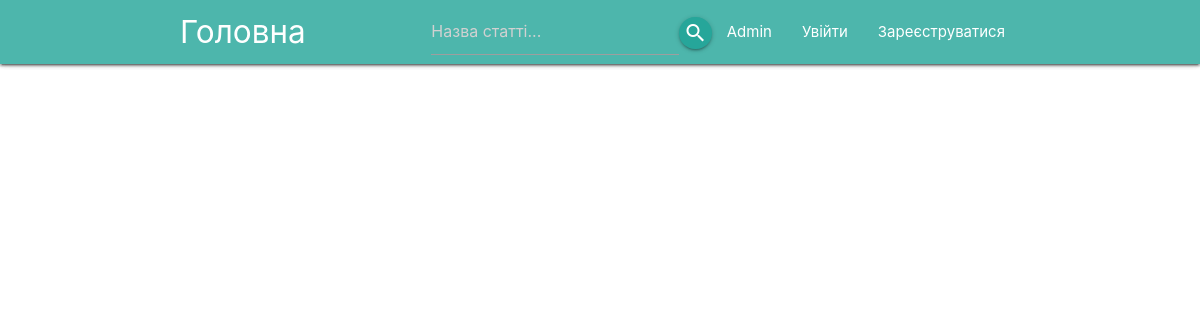
Page /category_main/ on the earlier database version.
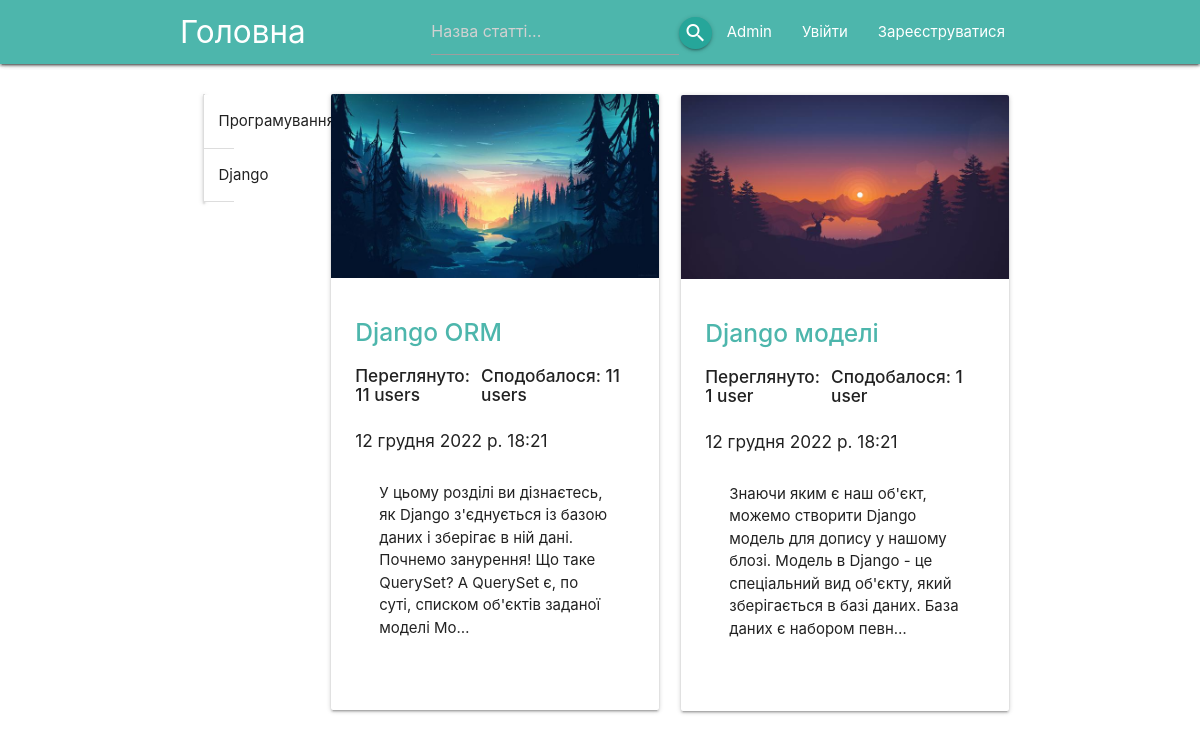
Same page on the later database version.
### blog/models.py (models this page shows, shortened)
class Category(models.Model):
    name = models.CharField(max_length=80)
    info = models.TextField(blank=True)
    category_slug = models.CharField(max_length=80, default="category_main")
    img = models.ImageField(upload_to='blog/static/img/categories',
                            height_field=None,
                            width_field=None,
                            verbose_name="Зображення категорії",
                            default='default.png')
    class Meta:
        verbose_name_plural = "Категорії"

class Post(models.Model):
    title = models.CharField(max_length=100)
    text = models.TextField()
    created_at = models.DateTimeField(default=timezone.now)
    post_slug = models.CharField(max_length=80, default="default_post")
    img = models.ImageField(default = 'blog/static/img/default.png',
                            upload_to='blog/static/img',
                            height_field=None,
                            width_field=None,
                            max_length=200,
                            verbose_name="Картинка для поста")
    views_number = models.ManyToManyField(User, related_name="views_rating", blank=True)
    likes =  models.ManyToManyField(User, related_name="post_like", blank=True)
    category = models.ForeignKey(Category, default=1,
                                 on_delete=models.SET_DEFAULT,
                                 verbose_name="Категорія")
    def get_views_number(self):
        return self.views_number.count()
    def get_likes_number(self):
        return self.likes.count()

### blog/views.py (the view, shortened to what this page needs)
# urls.py: path('<slug>/', views.slug_process),
def slug_process(request, slug):
    sidebar = Category.objects.all()
    categories = [ c.category_slug for c in sidebar]
    if slug in categories:
        category_posts = Post.objects.filter(category__category_slug=slug)
        return render(request, "category.html", {
            "posts" : category_posts,
            "sidebar": sidebar
        })

### blog/templates/category.html
{% extends 'navbar.html' %}
{% block content %}
<div class="container">
<div class="row">
    {% for post in posts %}
        {% if  forloop.first %}
            <div class="col s2 l2">
                {% include "sidebar.html" %}
            </div>
        <div class="col s10 l5">
        {%else%}
                {% if forloop.counter|divisibleby:2 %}
                    <div class="col s2">
                    </div>
                    <div class="col s10 l5">
                {%else%}
                    <div class="col s10 l5 offset-s2  offset-l2">
                {% endif %}
        {% endif %}
        <div class="card z-depth-1 hoverable">
            <div class="card-image">
                <img src="/{{ post.img }}">
            </div>
            <div class="card-content">
                <span class="card-title">
                    <a class="teal-text text-lighten-2" href="/{{ post.post_slug }}"><h5><strong>{{ post.title }}</strong></h5></a>
                </span>
                <div class='row'>
                  <div class="col s5 l5">
                    <h6><strong>Переглянуто: {{ post.get_views_number }} user{{ post.get_views_number|pluralize }}</strong></h6>
                  </div>
                  <div class="col s7 l7">
                    <h6><strong>Сподобалося: {{ post.get_likes_number }} user{{ post.get_likes_number|pluralize }}</strong></h6>
                  </div>
                </div>
                <h6>{{ post.created_at }}</h6>
                <div class="card-content">{{ post.text|truncatechars:190 }}</div>
                <br>
            </div>
        </div>
    </div>
    {% endfor %}
</div>
</div>
{% endblock%}

### blog/templates/sidebar.html (shortened to what this page needs)
<div class="col s2 l2 m2 ">
    <ul class="collapsible">
        {% for cat in sidebar %}
            <li>
                <div class="collapsible-header">{{cat.name}}</div>
            </li>
        {% endfor %}
    </ul>
</div>

Differences in the rows shown:
now on this page (row edited): Post: img (picture), title "Django ORM", get_views_number "11", get_likes_number "11", created_at "12 грудня 2022 р. 18:21", text "У цьому розділі ви дізнаєтесь, як Django з'єднується із базою даних і зберігає в ній дані. Почнемо занурення! Що таке QuerySet? A QuerySet є, по суті, списком об'єктів заданої моделі Mo…"
now on this page (row unchanged): Category: name "Програмування"
now on this page (row unchanged): Category: name "Django"
now on this page (row edited): Post: img (picture), title "Django моделі", get_views_number "1", get_likes_number "1", created_at "12 грудня 2022 р. 18:21", text "Знаючи яким є наш об'єкт, можемо створити Django модель для допису у нашому блозі. Модель в Django - це спеціальний вид об'єкту, який зберігається в базі даних. База даних є набором певн…"
